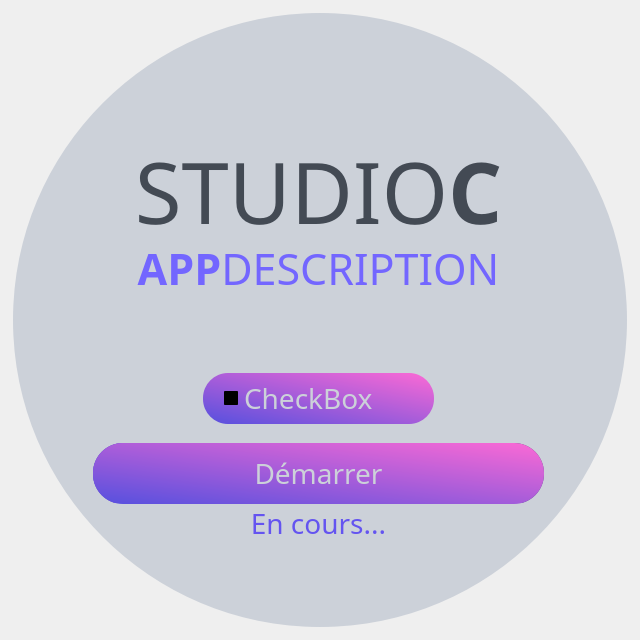
<?xml version="1.0" encoding="UTF-8"?>
<ui version="4.0">
 <class>MainWindow</class>
 <widget class="QMainWindow" name="MainWindow">
  <property name="geometry">
   <rect>
    <x>0</x>
    <y>0</y>
    <width>640</width>
    <height>640</height>
   </rect>
  </property>
  <property name="windowTitle">
   <string>MainWindow</string>
  </property>
  <widget class="QWidget" name="centralwidget">
   <layout class="QVBoxLayout" name="verticalLayout">
    <property name="spacing">
     <number>0</number>
    </property>
    <property name="leftMargin">
     <number>13</number>
    </property>
    <property name="topMargin">
     <number>13</number>
    </property>
    <property name="rightMargin">
     <number>13</number>
    </property>
    <property name="bottomMargin">
     <number>13</number>
    </property>
    <item>
     <widget class="QFrame" name="drop_shadow_frame">
      <property name="font">
       <font>
        <family>Montserrat SemiBold</family>
       </font>
      </property>
      <property name="styleSheet">
       <string notr="true">QFrame {
	background-color: #ccd1d9;
	border-radius: 307px;
}</string>
      </property>
      <property name="frameShape">
       <enum>QFrame::NoFrame</enum>
      </property>
      <property name="frameShadow">
       <enum>QFrame::Raised</enum>
      </property>
      <widget class="QLabel" name="label_title">
       <property name="geometry">
        <rect>
         <x>70</x>
         <y>120</y>
         <width>471</width>
         <height>101</height>
        </rect>
       </property>
       <property name="font">
        <font>
         <family>Montserrat</family>
         <pointsize>64</pointsize>
         <weight>50</weight>
         <bold>false</bold>
        </font>
       </property>
       <property name="styleSheet">
        <string notr="true">color: #434a54;</string>
       </property>
       <property name="text">
        <string notr="true">&lt;span&gt;STUDIO&lt;strong&gt;C&lt;/strong&gt;&lt;/span&gt;</string>
       </property>
       <property name="alignment">
        <set>Qt::AlignCenter</set>
       </property>
      </widget>
      <widget class="QLabel" name="label_description">
       <property name="geometry">
        <rect>
         <x>30</x>
         <y>220</y>
         <width>551</width>
         <height>71</height>
        </rect>
       </property>
       <property name="font">
        <font>
         <family>Montserrat</family>
         <pointsize>32</pointsize>
         <weight>50</weight>
         <bold>false</bold>
        </font>
       </property>
       <property name="styleSheet">
        <string notr="true">color:  #7366FF;</string>
       </property>
       <property name="text">
        <string notr="true">&lt;span &gt;&lt;strong&gt;APP&lt;/strong&gt;DESCRIPTION&lt;/span&gt;</string>
       </property>
       <property name="alignment">
        <set>Qt::AlignCenter</set>
       </property>
      </widget>
      <widget class="QProgressBar" name="progressBar">
       <property name="geometry">
        <rect>
         <x>80</x>
         <y>430</y>
         <width>451</width>
         <height>61</height>
        </rect>
       </property>
       <property name="font">
        <font>
         <family>Open Sans</family>
         <pointsize>16</pointsize>
        </font>
       </property>
       <property name="styleSheet">
        <string notr="true">QProgressBar {
	height: 32px;
	background-color: rgb(83, 86, 132);
	color: rgb(200, 200, 200);
	border-style: none;
	border-radius: 30px;
	text-align: center;
}
QProgressBar::chunk {
	background-color: qlineargradient(spread:pad, x1:0, y1:0, x2:1, y2:0, stop:0 rgba(110, 85, 250, 255), stop:1 rgba(197, 91, 251, 255));
	border-radius: 30px;
}</string>
       </property>
       <property name="value">
        <number>24</number>
       </property>
      </widget>
      <widget class="QLabel" name="label_counter">
       <property name="geometry">
        <rect>
         <x>100</x>
         <y>490</y>
         <width>411</width>
         <height>41</height>
        </rect>
       </property>
       <property name="font">
        <font>
         <family>Montserrat</family>
         <pointsize>21</pointsize>
         <weight>50</weight>
         <bold>false</bold>
        </font>
       </property>
       <property name="styleSheet">
        <string notr="true">color: #6454F0;</string>
       </property>
       <property name="text">
        <string notr="true">En cours...</string>
       </property>
       <property name="alignment">
        <set>Qt::AlignCenter</set>
       </property>
      </widget>
      <widget class="QPushButton" name="pushButton">
       <property name="geometry">
        <rect>
         <x>80</x>
         <y>430</y>
         <width>451</width>
         <height>61</height>
        </rect>
       </property>
       <property name="font">
        <font>
         <family>Montserrat</family>
         <pointsize>21</pointsize>
        </font>
       </property>
       <property name="styleSheet">
        <string notr="true">QPushButton {
	height: 32px;
	background-color: qlineargradient(spread:pad, x1:0, y1:1, x2:0.95098, y2:0, stop:0 #5650DE, stop:1 #F869D5);
	color: #ccd1d9;
	border-radius: 30px;
	text-align: center;
}
QPushButton:hover {
	background-color : qlineargradient(spread:pad, x1:0, y1:1, x2:0.95098, y2:0, stop:0 #7366FF, stop:1 #FF6CAB);
}
QPushButton:pressed {
	background-color: qlineargradient(spread:pad, x1:0, y1:1, x2:0.95098, y2:0, stop:0 #7D77FF, stop:1 #FF9482);
	color: #443a54;
}</string>
       </property>
       <property name="text">
        <string notr="true">Démarrer</string>
       </property>
      </widget>
      <widget class="QCheckBox" name="checkBox">
       <property name="geometry">
        <rect>
         <x>190</x>
         <y>360</y>
         <width>231</width>
         <height>51</height>
        </rect>
       </property>
       <property name="font">
        <font>
         <family>Montserrat</family>
         <pointsize>21</pointsize>
        </font>
       </property>
       <property name="styleSheet">
        <string notr="true">QCheckBox {
    border-radius: 25px;
    padding-left: 21px;
    min-width: 6em;
	background-color: qlineargradient(spread:pad, x1:0, y1:1, x2:0.95098, y2:0, stop:0 #5650DE, stop:1 #F869D5);
	color: #ccd1d9;
	text-align: center;
}
QCheckBox:hover {
	background-color:  qlineargradient(spread:pad, x1:0, y1:1, x2:0.95098, y2:0, stop:0 #7366FF, stop:1 #FF6CAB);
}
QCheckBox:checked {
	background-color: qlineargradient(spread:pad, x1:0, y1:1, x2:0.95098, y2:0, stop:0 #7D77FF, stop:1 #FF9482);
	color: #443a54;
}</string>
       </property>
       <property name="text">
        <string>CheckBox</string>
       </property>
      </widget>
     </widget>
    </item>
   </layout>
  </widget>
 </widget>
 <resources/>
 <connections/>
</ui>
